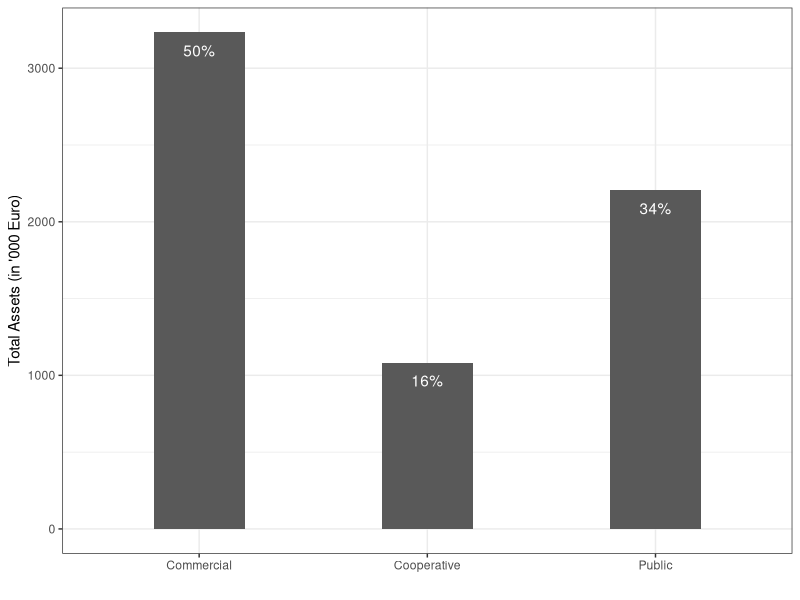
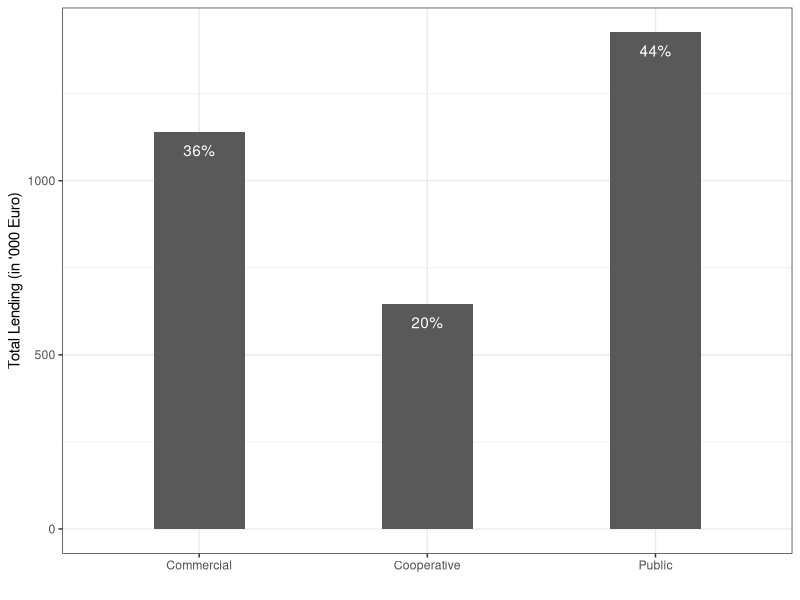

Source code (R) for these figures, in order:
library(ggplot2)

BankType <- c("Commercial", "Public", "Cooperative")
TotalAssets <- c(3233, 2205, 1083)
PercAssets <- c("50%", "34%", "16%")
TotalLending <- c(1139, 1426, 645)
PercLending <- c("36%", "44%", "20%")
BankSector <- data.frame(BankType, TotalAssets, PercAssets, TotalLending, PercLending)
BankSector$BankType <- as.factor(BankSector$BankType)


p5 <- ggplot(BankSector, aes(BankType, TotalAssets)) +
  geom_bar(stat = "identity", width=0.4) +
  geom_text(aes(label=PercAssets), vjust=2, colour="white") +
  theme_bw() +
  xlab("") +
  ylab("Total Assets (in '000 Euro)")

p6 <- ggplot(BankSector, aes(BankType, TotalLending)) +
  geom_bar(stat = "identity", width=0.4) +
  geom_text(aes(label=PercLending), vjust=2, colour="white") +
  theme_bw() +
  xlab("") +
  ylab("Total Lending (in '000 Euro)")